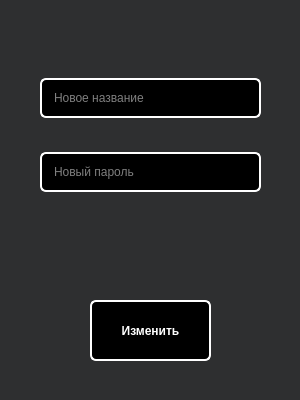
<?xml version="1.0" encoding="UTF-8"?>
<ui version="4.0">
 <class>ChangeServiceWindow</class>
 <widget class="QMainWindow" name="ChangeServiceWindow">
  <property name="geometry">
   <rect>
    <x>0</x>
    <y>0</y>
    <width>300</width>
    <height>400</height>
   </rect>
  </property>
  <property name="sizePolicy">
   <sizepolicy hsizetype="Fixed" vsizetype="Fixed">
    <horstretch>0</horstretch>
    <verstretch>0</verstretch>
   </sizepolicy>
  </property>
  <property name="minimumSize">
   <size>
    <width>300</width>
    <height>400</height>
   </size>
  </property>
  <property name="maximumSize">
   <size>
    <width>300</width>
    <height>400</height>
   </size>
  </property>
  <property name="windowTitle">
   <string>Изменить сервис</string>
  </property>
  <property name="windowIcon">
   <iconset resource="res.qrc">
    <normaloff>:/images/res/icons8-pencil-50 (1).png</normaloff>:/images/res/icons8-pencil-50 (1).png</iconset>
  </property>
  <property name="styleSheet">
   <string notr="true">#ChangeServiceWindow{
background: rgb(46, 47, 48);
}

QLineEdit
{
	background: black;
	color:white;
	border: 2px solid white;
	border-radius: 6px;
}

QLabel{
	font-size: 15px;

	color: solid white;
}

#changeButton{
	
	background: black;
	border: 2px solid white;
	color: white;
	font-size: 12px;
	font-weight: bold;
	border-radius: 6px;
	padding: 20px;
}
#changeButton:hover{
	
	background: white;
	border: 2px solid black;
	color: black;
	border-radius: 6px;
}

QListWidget
{
	border: 2px solid white;
	border-radius: 4px;
	background: rgb(46, 47, 48);
}
</string>
  </property>
  <widget class="QWidget" name="centralwidget">
   <widget class="QPushButton" name="changeButton">
    <property name="geometry">
     <rect>
      <x>90</x>
      <y>300</y>
      <width>121</width>
      <height>61</height>
     </rect>
    </property>
    <property name="text">
     <string>Изменить</string>
    </property>
   </widget>
   <widget class="QWidget" name="lineGroup" native="true">
    <property name="geometry">
     <rect>
      <x>40</x>
      <y>50</y>
      <width>221</width>
      <height>171</height>
     </rect>
    </property>
    <property name="styleSheet">
     <string notr="true">padding: 10px;</string>
    </property>
    <layout class="QVBoxLayout" name="verticalLayout">
     <item>
      <widget class="QLineEdit" name="serviceNameLine">
       <property name="maxLength">
        <number>40</number>
       </property>
       <property name="placeholderText">
        <string>Новое название</string>
       </property>
      </widget>
     </item>
     <item>
      <widget class="QLineEdit" name="servicePassword">
       <property name="maxLength">
        <number>40</number>
       </property>
       <property name="placeholderText">
        <string>Новый пароль</string>
       </property>
      </widget>
     </item>
    </layout>
   </widget>
  </widget>
 </widget>
 <resources>
  <include location="res.qrc"/>
 </resources>
 <connections/>
</ui>
